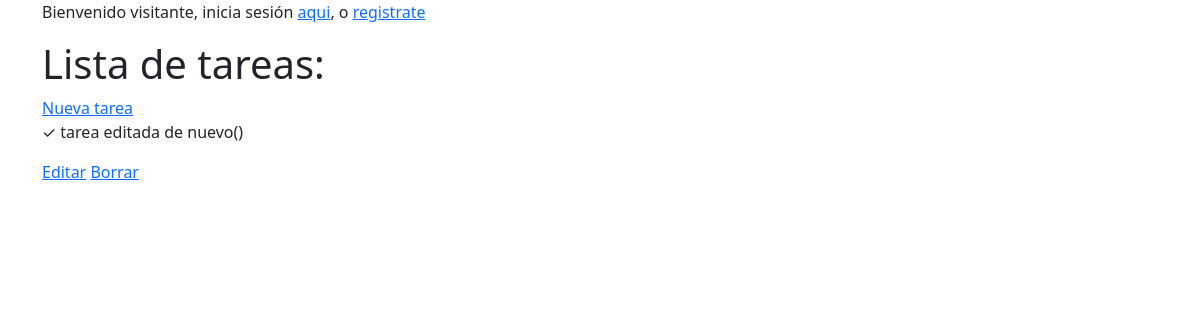
Before: / with the older database file.
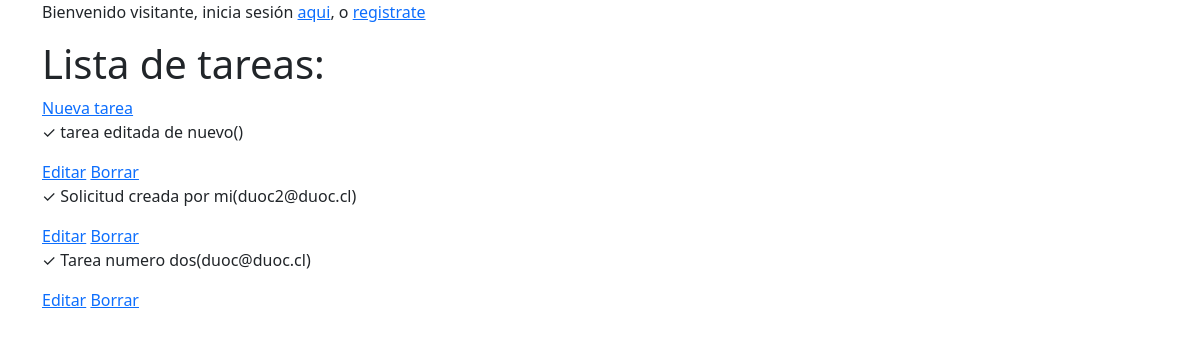
After: the same page with the newer database file.
### web_crud/models.py (models this page shows)
class Tarea(models.Model):
    id = models.BigAutoField(primary_key=True)
    texto = models.CharField(null = False,max_length=1024)
    completado = models.BooleanField()
    creador = models.ForeignKey(User,null=True,on_delete=models.CASCADE)

### web_crud/views.py (the view)
# urls.py: path('',views.lista,name='lista'),
def lista(request):
    todas_tareas = Tarea.objects.all()
    context = {
        "tareas":todas_tareas
    }
    return render(request,'lista.html',context)

### web_crud/templates/lista.html
{% extends "base.html" %}
{% block contenido %}
<h1>Lista de tareas:</h1>
<a href="{% url "nueva" %}">Nueva tarea</a>
{% for t in tareas %}
    <div>
        <p>
            {% if t.completado %}
                ✓
            {% else %}
                X
            {% endif %}
            {{t.texto}}({{t.creador.username}})
        </p>
        <a href="{% url "editar" t.id %}">Editar</a>
        <a href="{% url "borrar" t.id %}">Borrar</a>
    </div>
{% endfor %}
{% endblock contenido %}

Changed rows visible on the page:
added Tarea: texto "Solicitud creada por mi", creador.username "duoc2@duoc.cl"
added Tarea: texto "Tarea numero dos", creador.username "duoc@duoc.cl"
